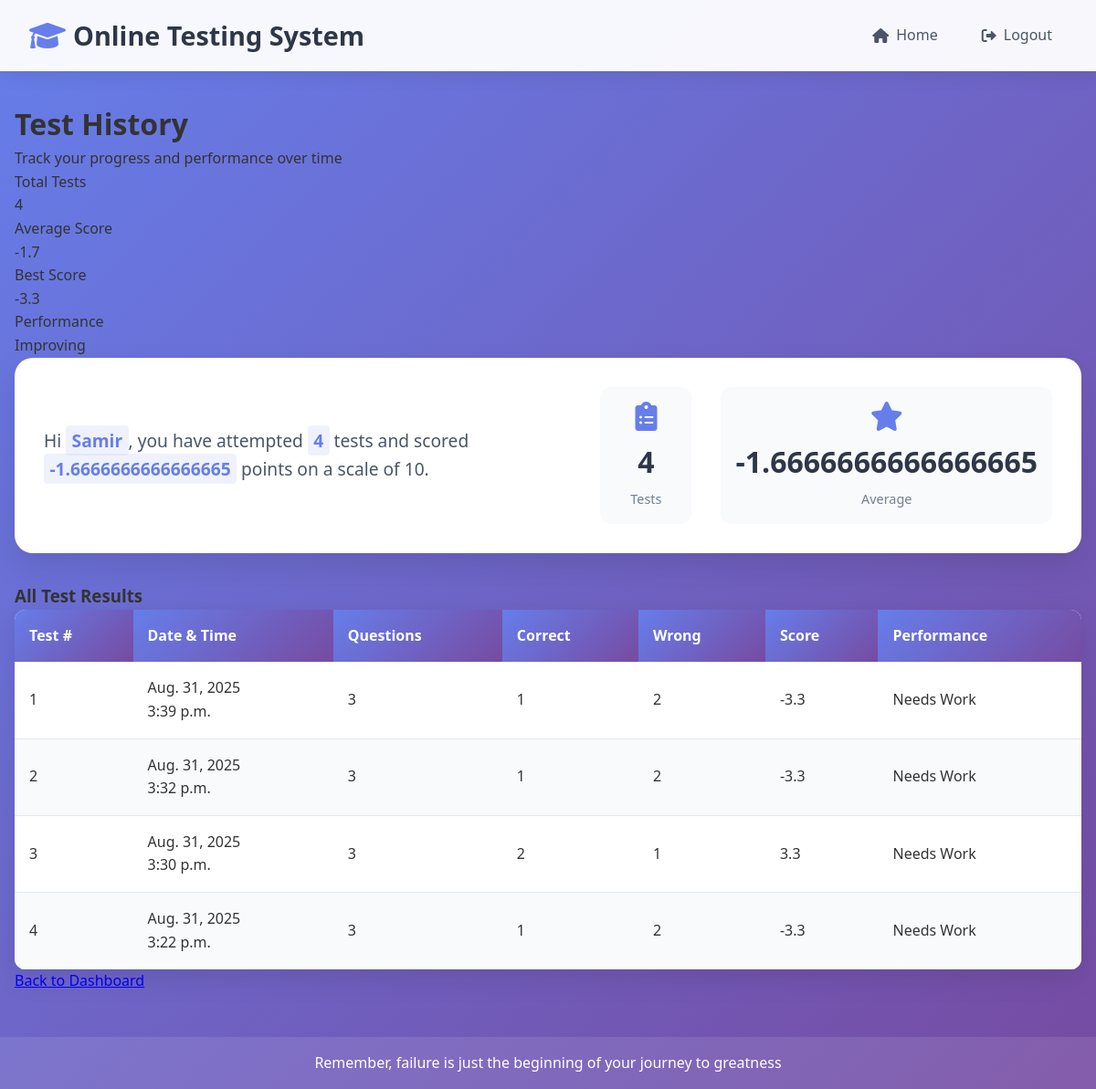
The app's page /test-history (signed in) with its own data.
### OTS/models.py (models this page shows, shortened)
class Candidate(models.Model):
    username = models.CharField(primary_key=True, max_length=20)
    password = models.CharField(null=False, max_length=20)
    name = models.CharField(null=False, max_length=30)
    test_attempted = models.IntegerField(default=0)
    points = models.FloatField(default=0.0)

class Result(models.Model):
    resultid = models.BigAutoField(primary_key=True, auto_created=True)
    username = models.ForeignKey(Candidate, on_delete=models.CASCADE)
    date = models.DateField(auto_now=True)
    time = models.TimeField(auto_now=True)
    attempt = models.IntegerField()
    right = models.IntegerField()
    wrong = models.IntegerField()
    points = models.FloatField()
    details = models.JSONField(default=list, blank=True)
    class Meta:
        ordering = ['-resultid']

### OTS/views.py (the view)
# urls.py: path('test-history', testResultHistory, name='testHistory'),
def testResultHistory(request):
    if 'name' not in request.session:
        return HttpResponseRedirect("login")
    candidate = Candidate.objects.get(username=request.session['username'])
    results = Result.objects.filter(username_id=candidate.username)
    return render(request, 'candidate_history.html', {'candidate': candidate, 'results': results})

### templates/candidate_history.html (shortened to what this page needs)
{% extends 'main.html' %}
{% block top %}
<a href="{% url 'OTS:home' %}"><i class="fas fa-home"></i> Home</a>
<a href="{% url 'OTS:logout' %}"><i class="fas fa-sign-out-alt"></i> Logout</a>
{% endblock %}
{% block content %}
<div class="max-w-7xl mx-auto px-4 sm:px-6 lg:px-8">
    <div class="mb-8">
        <h1 class="text-3xl font-bold text-gray-900">Test History</h1>
        <p class="mt-2 text-gray-600">Track your progress and performance over time</p>
    </div>
    <div class="grid grid-cols-1 md:grid-cols-4 gap-6 mb-8">
        <div class="bg-white rounded-xl shadow-lg p-6 border-l-4 border-blue-500">
            <div class="flex items-center justify-between">
                <div>
                    <p class="text-sm font-medium text-gray-600">Total Tests</p>
                    <p class="text-2xl font-bold text-gray-900">{{ candidate.test_attempted }}</p>
                </div>
            </div>
        </div>
        <div class="bg-white rounded-xl shadow-lg p-6 border-l-4 border-green-500">
            <div class="flex items-center justify-between">
                <div>
                    <p class="text-sm font-medium text-gray-600">Average Score</p>
                    <p class="text-2xl font-bold text-gray-900">{{ candidate.points|floatformat:1 }}</p>
                </div>
            </div>
        </div>
        <div class="bg-white rounded-xl shadow-lg p-6 border-l-4 border-purple-500">
            <div class="flex items-center justify-between">
                <div>
                    <p class="text-sm font-medium text-gray-600">Best Score</p>
                    <p class="text-2xl font-bold text-gray-900">
                        {% if results %}
                            {% with results|first as first_result %}
                                {{ first_result.points|floatformat:1 }}
                            {% endwith %}
                        {% else %}
                            0.0
                        {% endif %}
                    </p>
                </div>
            </div>
        </div>
        <div class="bg-white rounded-xl shadow-lg p-6 border-l-4 border-yellow-500">
            <div class="flex items-center justify-between">
                <div>
                    <p class="text-sm font-medium text-gray-600">Performance</p>
                    <p class="text-2xl font-bold text-gray-900">
                        {% if candidate.points >= 8 %}
                            Excellent
                        {% elif candidate.points >= 6 %}
                            Good
                        {% elif candidate.points >= 4 %}
                            Average
                        {% else %}
                            Improving
                        {% endif %}
                    </p>
                </div>
            </div>
        </div>
    </div>
    <div class="summary-card mb-8">
        <div class="summary-content">
            <p>Hi <span class="highlight">{{ candidate.name }}</span>, you have attempted
            <span class="highlight">{{ candidate.test_attempted }}</span> tests and scored
            <span class="highlight">{{ candidate.points }}</span> points on a scale of 10.</p>
        </div>
        <div class="summary-stats">
            <div class="stat-item">
                <i class="fas fa-clipboard-list"></i>
                <span class="stat-number">{{ candidate.test_attempted }}</span>
                <span class="stat-label">Tests</span>
            </div>
            <div class="stat-item">
                <i class="fas fa-star"></i>
                <span class="stat-number">{{ candidate.points }}</span>
                <span class="stat-label">Average</span>
            </div>
        </div>
    </div>
    <div class="bg-white rounded-xl shadow-lg overflow-hidden">
        <div class="px-6 py-4 border-b border-gray-200">
            <h3 class="text-lg font-semibold text-gray-900 flex items-center">
                All Test Results
            </h3>
        </div>
        {% if results %}
        <div class="overflow-x-auto">
            <table class="min-w-full divide-y divide-gray-200">
                <thead class="bg-gray-50">
                    <tr>
                        <th class="px-6 py-3 text-left text-xs font-medium text-gray-500 uppercase tracking-wider">
                            Test #
                        </th>
                        <th class="px-6 py-3 text-left text-xs font-medium text-gray-500 uppercase tracking-wider">
                            Date & Time
                        </th>
                        <th class="px-6 py-3 text-left text-xs font-medium text-gray-500 uppercase tracking-wider">
                            Questions
                        </th>
                        <th class="px-6 py-3 text-left text-xs font-medium text-gray-500 uppercase tracking-wider">
                            Correct
                        </th>
                        <th class="px-6 py-3 text-left text-xs font-medium text-gray-500 uppercase tracking-wider">
                            Wrong
                        </th>
                        <th class="px-6 py-3 text-left text-xs font-medium text-gray-500 uppercase tracking-wider">
                            Score
                        </th>
                        <th class="px-6 py-3 text-left text-xs font-medium text-gray-500 uppercase tracking-wider">
                            Performance
                        </th>
                    </tr>
                </thead>
                <tbody class="bg-white divide-y divide-gray-200">
                    {% for result in results %}
                    <tr class="hover:bg-gray-50 transition-colors">
                        <td class="px-6 py-4 whitespace-nowrap">
                            <div class="flex items-center">
                                <div class="w-8 h-8 bg-indigo-100 rounded-full flex items-center justify-center">
                                    <span class="text-sm font-medium text-indigo-600">{{ forloop.counter }}</span>
                                </div>
                            </div>
                        </td>
                        <td class="px-6 py-4 whitespace-nowrap">
                            <div class="text-sm text-gray-900">{{ result.date }}</div>
                            <div class="text-sm text-gray-500">{{ result.time }}</div>
                        </td>
                        <td class="px-6 py-4 whitespace-nowrap">
                            <div class="text-sm font-medium text-gray-900">{{ result.attempt }}</div>
                        </td>
                        <td class="px-6 py-4 whitespace-nowrap">
                            <div class="flex items-center">
                                <span class="text-sm font-medium text-green-600">{{ result.right }}</span>
                            </div>
                        </td>
                        <td class="px-6 py-4 whitespace-nowrap">
                            <div class="flex items-center">
                                <span class="text-sm font-medium text-red-600">{{ result.wrong }}</span>
                            </div>
                        </td>
                        <td class="px-6 py-4 whitespace-nowrap">
                            <div class="text-lg font-bold text-gray-900">{{ result.points|floatformat:1 }}</div>
                        </td>
                        <td class="px-6 py-4 whitespace-nowrap">
                            {% if result.points >= 8 %}
                                <span class="inline-flex items-center px-2.5 py-0.5 rounded-full text-xs font-medium bg-green-100 text-green-800">
                                    <i data-lucide="star" class="h-3 w-3 mr-1"></i>
                                    Excellent
                                </span>
                            {% elif result.points >= 6 %}
                                <span class="inline-flex items-center px-2.5 py-0.5 rounded-full text-xs font-medium bg-blue-100 text-blue-800">
                                    <i data-lucide="thumbs-up" class="h-3 w-3 mr-1"></i>
                                    Good
                                </span>
                            {% elif result.points >= 4 %}
                                <span class="inline-flex items-center px-2.5 py-0.5 rounded-full text-xs font-medium bg-yellow-100 text-yellow-800">
                                    <i data-lucide="trending-up" class="h-3 w-3 mr-1"></i>
                                    Average
                                </span>
                            {% else %}
                                <span class="inline-flex items-center px-2.5 py-0.5 rounded-full text-xs font-medium bg-red-100 text-red-800">
                                    Needs Work
                                </span>
                            {% endif %}
                        </td>
                    </tr>
                    {% endfor %}
                </tbody>
            </table>
        </div>
        {% endif %}
    </div>
    {% if results %}
    <div class="mt-8 flex justify-center">
        <a href="/home" class="inline-flex items-center px-6 py-3 border border-transparent text-base font-medium rounded-lg text-white bg-indigo-600 hover:bg-indigo-700 transition-colors">
            Back to Dashboard
        </a>
    </div>
    {% endif %}
</div>
{% endblock %}

### templates/main.html (shortened to what this page needs)
<!DOCTYPE html>
{% load static %}
<html lang="en">
<head>
    <link rel="stylesheet" href="{% static 'theme.css' %}">
    <link rel="stylesheet" href="{% static 'formstyle.css' %}">
    <link rel="stylesheet" href="{% static 'buttonstyle.css' %}">
    <link href="https://cdnjs.cloudflare.com/ajax/libs/font-awesome/6.0.0/css/all.min.css" rel="stylesheet">
</head>
<body>
    <div class="top">
        <div class="sitename">
            <i class="fas fa-graduation-cap"></i>
            <h1>Online Testing System</h1>
        </div>
        <div class="menu">
            {% block top%}{% endblock %}
        </div>
    </div>
    <div class="content">
        {% block content%}{% endblock %}
    </div>
    <footer class="footer">
        <p>Remember, failure is just the beginning of your journey to greatness</p>
    </footer>
</body>
</html>

### static/theme.css (style rules this page uses)
* { margin: 0; padding: 0; box-sizing: border-box; }
body { font-family: 'Segoe UI', Tahoma, Geneva, Verdana, sans-serif; line-height: 1.6; color: #333; background: linear-gradient(135deg, #667eea 0%, #764ba2 100%); min-height: 100vh; }
.top { background: rgba(255, 255, 255, 0.95); backdrop-filter: blur(10px); padding: 1rem 2rem; box-shadow: 0 2px 20px rgba(0, 0, 0, 0.1); display: flex; justify-content: space-between; align-items: center; position: sticky; top: 0; z-index: 1000; }
.sitename { display: flex; align-items: center; gap: 0.5rem; }
.sitename i { font-size: 2rem; color: #667eea; }
.sitename h1 { color: #2d3748; font-size: 1.8rem; font-weight: 700; }
.menu { display: flex; gap: 1rem; }
.menu a { color: #4a5568; text-decoration: none; padding: 0.5rem 1rem; border-radius: 8px; transition: all 0.3s ease; display: flex; align-items: center; gap: 0.5rem; font-weight: 500; }
.content { max-width: 1200px; margin: 2rem auto; padding: 0 1rem; }
.footer { background: rgba(255, 255, 255, 0.1); color: white; text-align: center; padding: 1rem; margin-top: 3rem; }
table { width: 100%; border-collapse: collapse; background: white; border-radius: 12px; overflow: hidden; box-shadow: 0 10px 30px rgba(0, 0, 0, 0.1); }
table th { background: linear-gradient(135deg, #667eea, #764ba2); color: white; padding: 1rem; text-align: left; font-weight: 600; }
table td { padding: 1rem; border-bottom: 1px solid #e2e8f0; }
table tr:nth-child(even) { background: #f8fafc; }
.highlight, .special { color: #667eea; font-weight: 700; background: rgba(102, 126, 234, 0.1); padding: 0.2rem 0.4rem; border-radius: 4px; }

### static/buttonstyle.css (style rules this page uses)
.summary-card { background: white; border-radius: 20px; padding: 2rem; margin-bottom: 2rem; box-shadow: 0 15px 35px rgba(0, 0, 0, 0.1); display: flex; justify-content: space-between; align-items: center; flex-wrap: wrap; gap: 2rem; }
.summary-content { flex: 1; }
.summary-content p { font-size: 1.2rem; color: #4a5568; line-height: 1.6; }
.summary-stats { display: flex; gap: 2rem; }
.stat-item { text-align: center; padding: 1rem; background: #f8fafc; border-radius: 12px; min-width: 100px; }
.stat-item i { font-size: 2rem; color: #667eea; margin-bottom: 0.5rem; }
.stat-number { display: block; font-size: 2rem; font-weight: 700; color: #2d3748; }
.stat-label { display: block; font-size: 0.9rem; color: #718096; margin-top: 0.25rem; }

### records on screen
Candidate: test_attempted "4", points "-1.7", name "Samir", points "-1.6666666666666665"
Result: points "-3.3", date "Aug. 31, 2025", time "3:39 p.m.", attempt "3", right "1", wrong "2", shows "Needs Work"
Result: date "Aug. 31, 2025", time "3:32 p.m.", attempt "3", right "1", wrong "2", points "-3.3", shows "Needs Work"
Result: date "Aug. 31, 2025", time "3:30 p.m.", attempt "3", right "2", wrong "1", points "3.3", shows "Needs Work"
Result: date "Aug. 31, 2025", time "3:22 p.m.", attempt "3", right "1", wrong "2", points "-3.3", shows "Needs Work"
